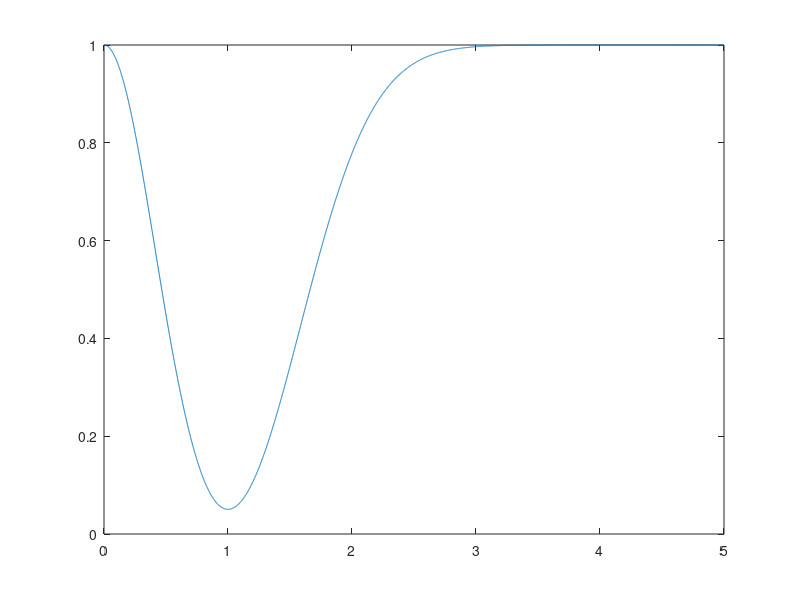
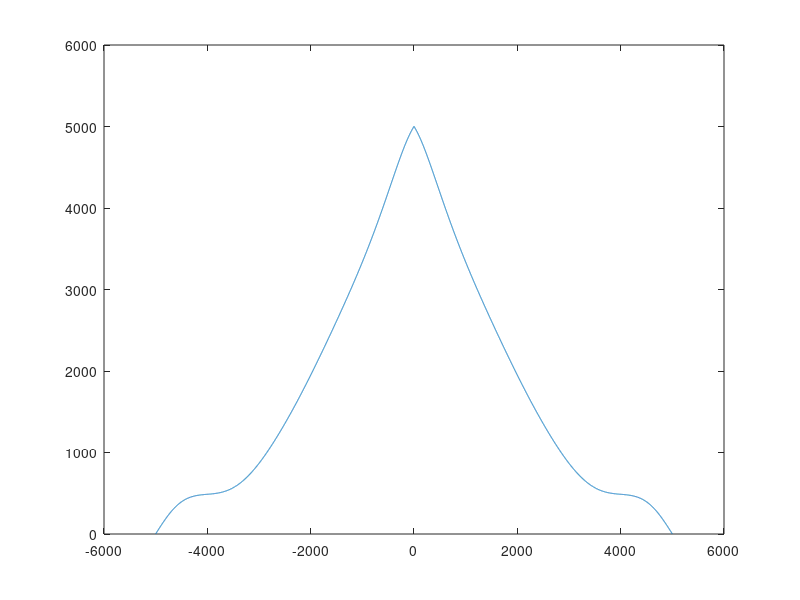

Here is the MATLAB script that generated these plots, in order:
clear all;
close all;


domain = 0:0.001:5;
frequency = (1/sqrt(2*pi))*exp(-1*(domain.*domain)/2);

range = cos(frequency.*domain.*2*pi) + i*sin(frequency.*domain.*2*pi);
[corr, corr_dom] = xcorr(range);

plot(domain, range);
figure();
%figure.Name('Corr');
plot(corr_dom,corr);